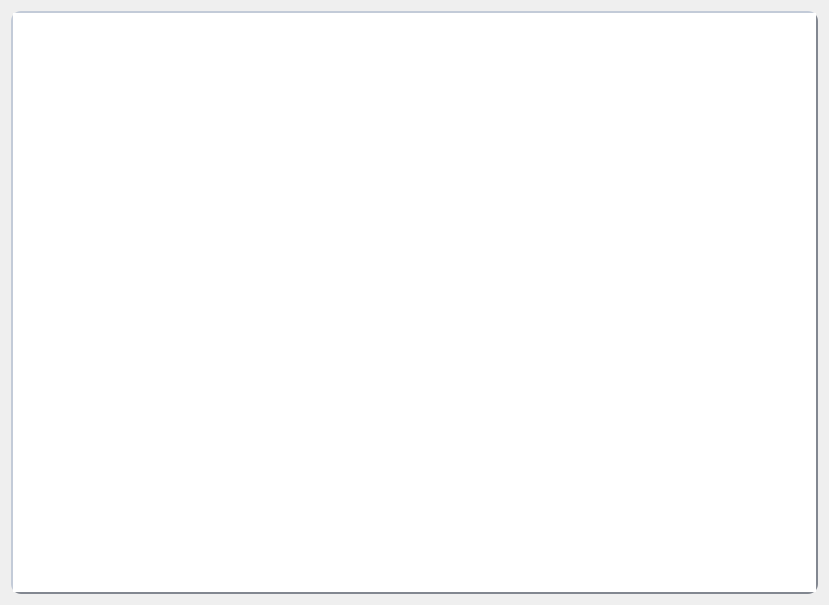
<?xml version="1.0" encoding="UTF-8"?>
<ui version="4.0">
 <class>Dialog</class>
 <widget class="QDialog" name="Dialog">
  <property name="geometry">
   <rect>
    <x>0</x>
    <y>0</y>
    <width>829</width>
    <height>605</height>
   </rect>
  </property>
  <property name="windowTitle">
   <string>Dialog</string>
  </property>
  <layout class="QGridLayout" name="gridLayout">
   <item row="0" column="0">
    <widget class="QGraphicsView" name="table_zoom">
     <property name="styleSheet">
      <string notr="true">    border-style: outset;
    border-width: 2px;
    border-radius: 10px;
    border-color: #828790;</string>
     </property>
    </widget>
   </item>
  </layout>
 </widget>
 <resources/>
 <connections/>
</ui>
